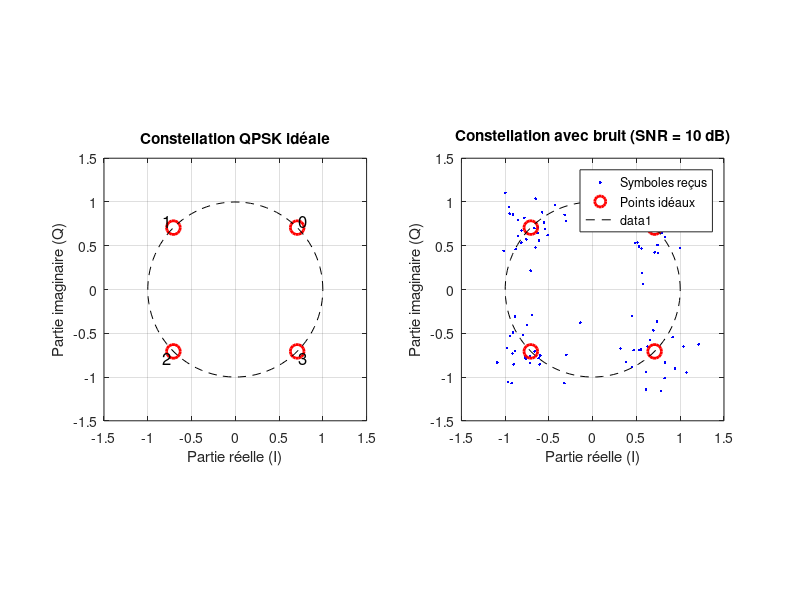

The MATLAB source for this figure:
% === SIMULATION SIMPLE D'UNE MODULATION QPSK ===
% Pour débutants : génération de bits, mapping, ajout de bruit, tracé

clear; close all; clc;

% 1. Générer 200 bits aléatoires (0 ou 1)
N = 200;
bits = randi([0,1], 1, N);
disp('Les 10 premiers bits :'); disp(bits(1:10));

% 2. Regrouper les bits par paires (dibits) pour former des symboles de 0 à 3
N_symboles = N/2;                % 100 symboles
symboles = zeros(1, N_symboles);
for i = 1:N_symboles
    bit1 = bits(2*i - 1);        % premier bit de la paire
    bit2 = bits(2*i);            % second bit
    symboles(i) = bit1*2 + bit2; % conversion binaire -> décimal (0-3)
end
disp('Les 5 premiers symboles (0-3) :'); disp(symboles(1:5));

% 3. Mapping QPSK : associer chaque symbole à une phase
%    On utilise 4 phases : 45°, 135°, 225°, 315° (soit pi/4, 3pi/4, 5pi/4, 7pi/4)
%    Les points de la constellation sont sur le cercle unité (amplitude = 1)
constellation = exp(1j * [pi/4, 3*pi/4, 5*pi/4, 7*pi/4]);

%    Créer le signal modulé (nombres complexes)
signal_emission = zeros(1, N_symboles);
for i = 1:N_symboles
    % MATLAB indexe à partir de 1, donc symbole 0 -> indice 1, symbole 1 -> indice 2, etc.
    signal_emission(i) = constellation(symboles(i) + 1);
end

% Afficher les 5 premiers symboles modulés (parties réelle et imaginaire)
disp('Les 5 premiers symboles émis (complexes) :');
for i = 1:5
    fprintf('Symbole %d -> %.3f + %.3fi (phase = %.1f°)\n', ...
        symboles(i), real(signal_emission(i)), imag(signal_emission(i)), ...
        angle(signal_emission(i))*180/pi);
end

% 4. Ajouter du bruit (canal AWGN) avec un rapport signal sur bruit (SNR) de 10 dB
SNR_dB = 10;                     % SNR en décibels
SNR_lin = 10^(SNR_dB/10);        % conversion en linéaire
puissance_signal = mean(abs(signal_emission).^2);   % puissance du signal (doit être ~1)
puissance_bruit = puissance_signal / SNR_lin;       % puissance du bruit

% Générer un bruit complexe gaussien (parties réelle et imaginaire indépendantes)
bruit = sqrt(puissance_bruit/2) * (randn(1, N_symboles) + 1j*randn(1, N_symboles));

% Signal reçu = signal émis + bruit
signal_recu = signal_emission + bruit;

% 5. Tracer les constellations
figure('Name', 'Constellation QPSK', 'Position', [100 100 900 400]);

% Sous-figure 1 : constellation idéale (sans bruit)
subplot(1,2,1);
plot(real(constellation), imag(constellation), 'ro', 'MarkerSize', 10, 'LineWidth', 2);
hold on;
grid on;
axis equal;
xlim([-1.5, 1.5]); ylim([-1.5, 1.5]);
xlabel('Partie réelle (I)'); ylabel('Partie imaginaire (Q)');
title('Constellation QPSK idéale');
% Ajouter les étiquettes des symboles
for i = 1:4
    text(real(constellation(i))*1.1, imag(constellation(i))*1.1, ...
        sprintf('%d', i-1), 'FontSize', 12, 'HorizontalAlignment', 'center');
end
% Tracer le cercle unité pour référence
theta = linspace(0, 2*pi, 100);
plot(cos(theta), sin(theta), 'k--', 'LineWidth', 0.5);

% Sous-figure 2 : constellation avec bruit (signal reçu)
subplot(1,2,2);
plot(real(signal_recu), imag(signal_recu), 'b.', 'MarkerSize', 6);
hold on;
plot(real(constellation), imag(constellation), 'ro', 'MarkerSize', 10, 'LineWidth', 2);
grid on;
axis equal;
xlim([-1.5, 1.5]); ylim([-1.5, 1.5]);
xlabel('Partie réelle (I)'); ylabel('Partie imaginaire (Q)');
title(['Constellation avec bruit (SNR = ', num2str(SNR_dB), ' dB)']);
legend('Symboles reçus', 'Points idéaux', 'Location', 'best');
plot(cos(theta), sin(theta), 'k--', 'LineWidth', 0.5);

% Affichage d'un message final
fprintf('\nSimulation terminée.\n');
fprintf('SNR utilisé : %d dB\n', SNR_dB);
fprintf('Puissance du signal : %.3f\n', puissance_signal);
fprintf('Puissance du bruit : %.3f\n', puissance_bruit);
